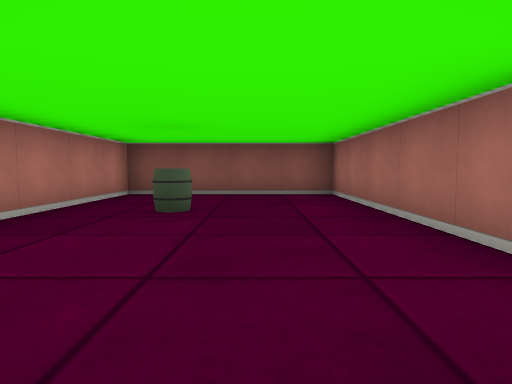
[1] (above)

13 first-person views from a walk through a cub3D ray-caster map. The camera is about half as high as the walls, tilts 4° down and sees 75° across. The floor is counted in squares. Each view is taken from the middle of a square. On the plan, view 1 faces up. The plan holds only what a view shows up to about 9 squares ahead; the rest is blank.

[2]
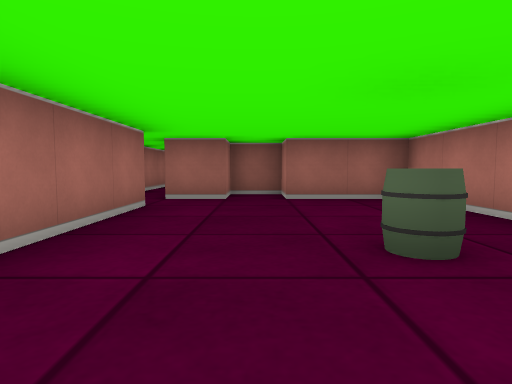

[3]
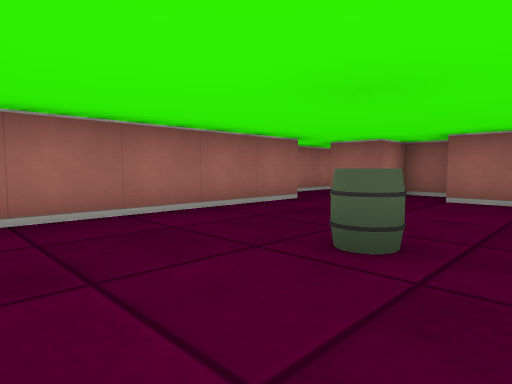

[4]
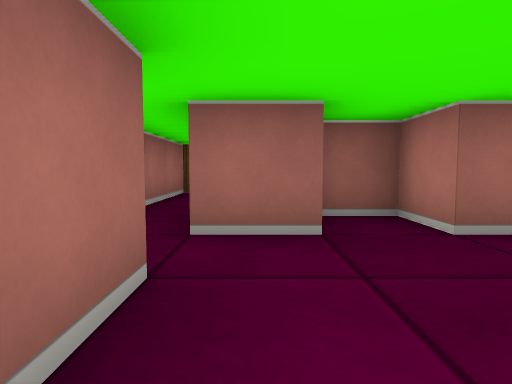

[5]
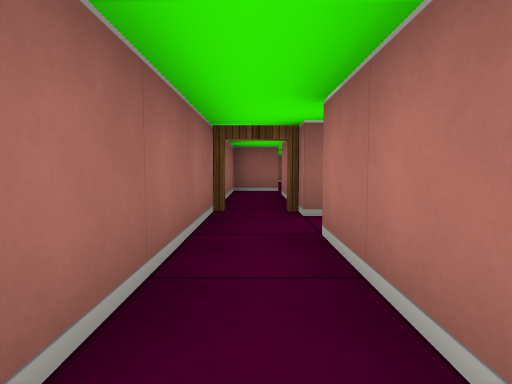

[6]
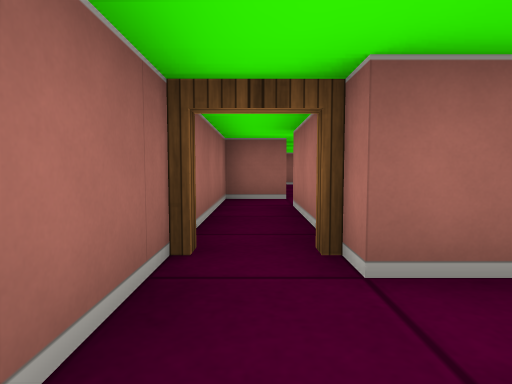

[7]
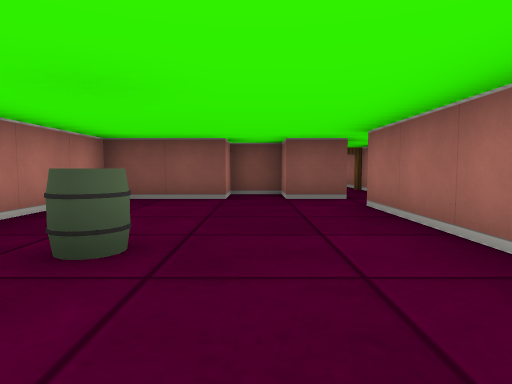

[8]
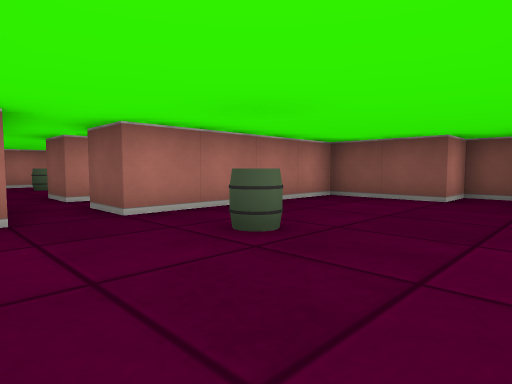

[9]
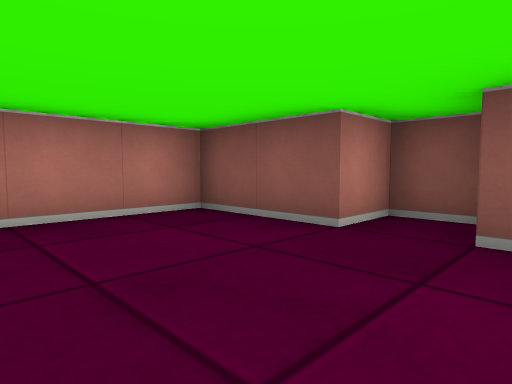

[10]
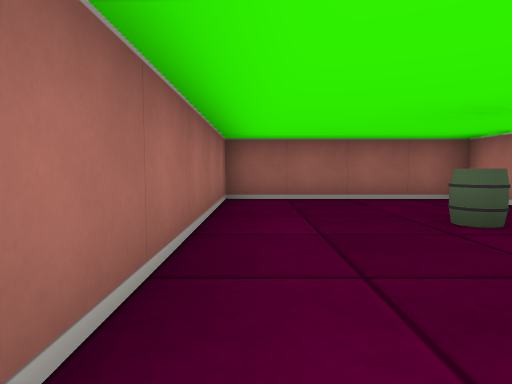

[11]
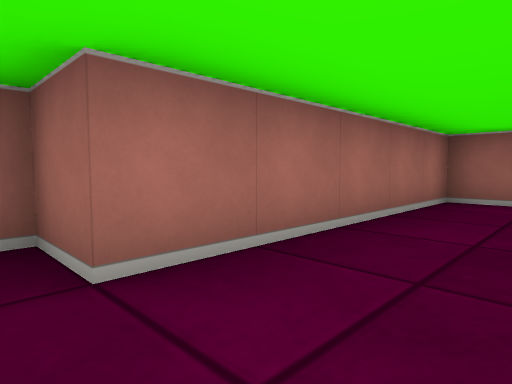

[12]
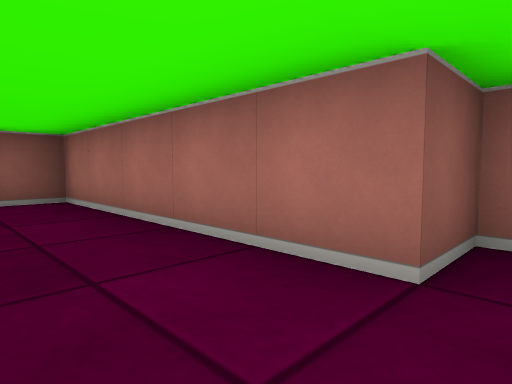

[13]
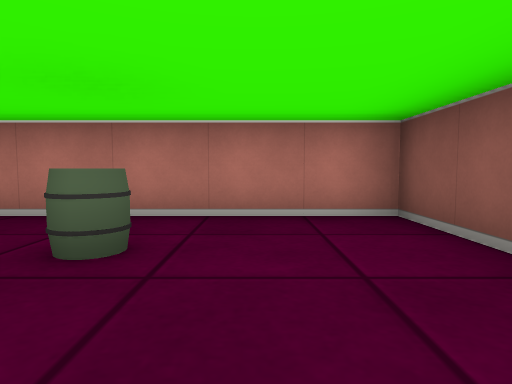

### Floor plan
Points are (right, up) in squares from view 1. A wall is a line through its corners. A room is listed if a view was taken in it or the views show most of it. See-through windows are left out.
Room 1 (views 1, 2, 3, 4, 12, 13)
walls: (2.5, 0.5) (2.5, 1.5) (1.5, 1.5) (1.5, 6.5) (-2.5, 6.5) (-2.5, 0.5) (-0.5, 0.5) (-0.5, -0.5) (0.5, -0.5) (0.5, 0.5) (1.5, 0.5)
ways out: opening at (2, 1) to room 2
objects: barrel (-1, 4)
Room 2 (views 5, 6)
walls: (1.5, -0.6) (1.5, -2.5); (0.8, -3.5) (1.5, -3.5); (2.5, -4) (2.5, 0.5)
ways out: opening at (2, 1) to room 1; open door at (2, -4) to room 3
Room 3 (views 7, 8, 9, 10, 11)
walls: (-2.5, -11.4) (-2.5, -12.5) (1.5, -12.5) (1.5, -7.5) (2.5, -7.5) (2.5, -4); (1.5, -3.5) (1.5, -6.5) (0.5, -6.5) (0.5, -5.5) (-0.5, -5.5) (-0.5, -6.5) (-2.5, -6.5) (-2.5, -10.5)
ways out: open door at (2, -4) to room 2; opening at (-3, -11)
objects: barrel (-1, -10)

Where each view was taken, in squares from view 1:
view 1: 0 up, 0 right, facing up
view 2: 6 up, 0 right, facing down
view 3: 6 up, 2 left, facing down-right
view 4: 3 up, 1 right, facing down
view 5: 0 up, 2 right, facing down
view 6: 2 down, 2 right, facing down
view 7: 12 down, 0 right, facing up
view 8: 12 down, 1 right, facing up-left
view 9: 9 down, 1 right, facing up-left
view 10: 7 down, 1 right, facing down
view 11: 7 down, 0 right, facing down-right
view 12: 1 up, 0 right, facing up-right
view 13: 5 up, 1 right, facing left
